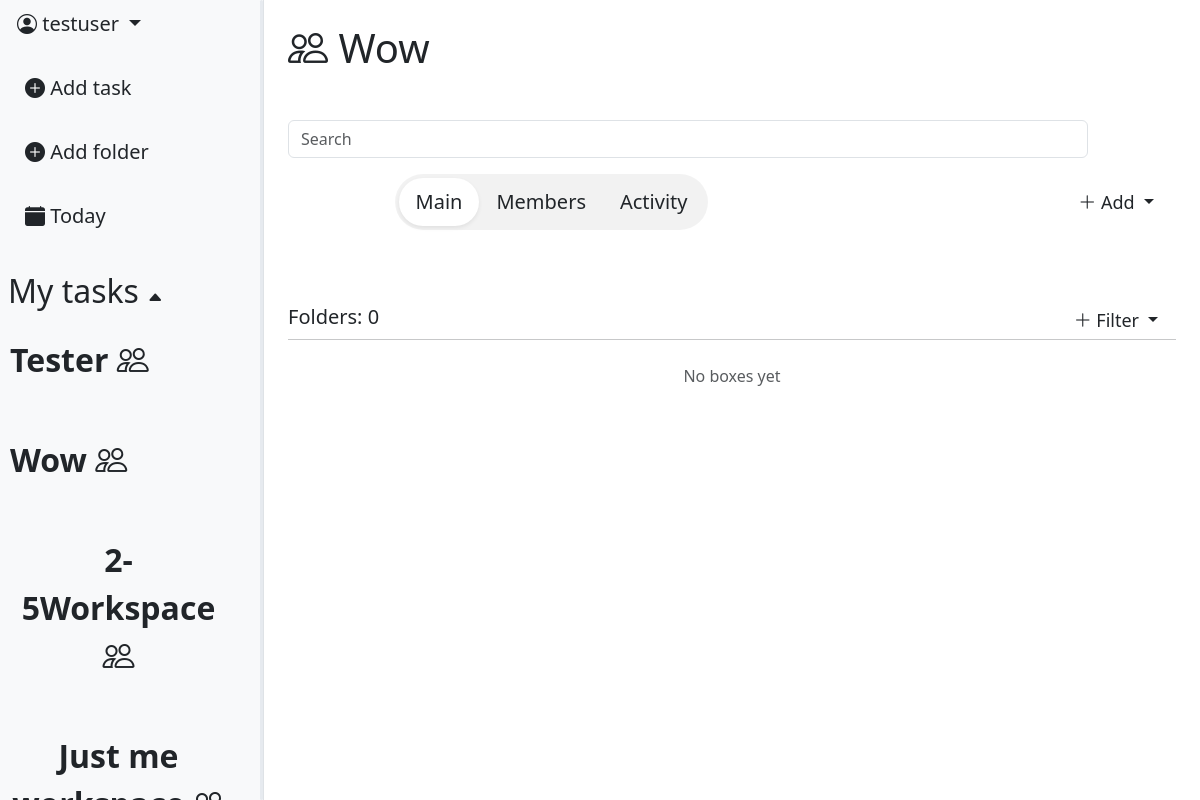
/workspace/10/ (signed in), run on an earlier commit of the app's database.
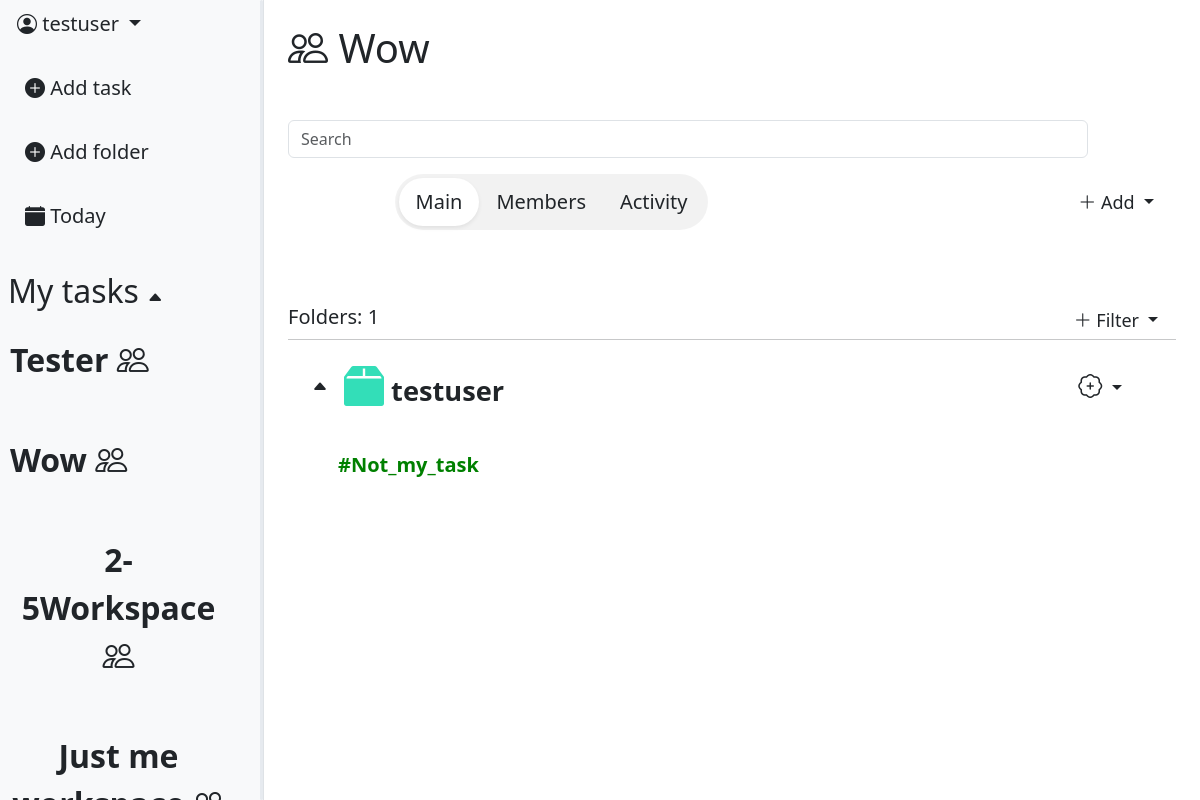
And on a later commit of the database.
### task_app/models.py (models this page shows, shortened)
class Workspace(models.Model):
    INVITE_PERMISSION = [
        ("owner_only", "Only owner"),
        ("owner_admin", "Owner & Admin"),
                ]
    WORKSPACE_SPACE = [
        ("one", "Just me"),
        ("two_five", "Group (2-5)"),
        ("six_fifteen", "Team (6-15)"),
    ]
    SPACE_LIMITS = {
        "one": 1,
        "two_five": 5,
        "six_fifteen": 15,
    }
    name = models.CharField(max_length=64)
    invite_role = models.CharField(max_length=16,
                                choices=INVITE_PERMISSION,
                                default='owner_admin')
    workspace_space = models.CharField(max_length=16, choices=WORKSPACE_SPACE, default='one')
    icon = models.ImageField(null=True, blank=True)
    created_at = models.DateTimeField(auto_now_add=True)
    owner = models.ForeignKey(User,
                            on_delete=models.CASCADE,
                            related_name='workspace_creator')

class Box(models.Model):
    COLOR_VARIATION_BOX = [
        ("#123F73", "🔵Deep ocean"),
        ("#D2A1FE", "🟣Violet"),
        ("#33DEB8", "🟢Aquamarine"),
        ("#6D020E", "🔴Red wine"),
        ("#FCF6A7", "🟡Sand"),
        ("#774C06", "🟤Terracotta"),
        ("#000000", "⚫Black"),
    ]
    workspace = models.ForeignKey(Workspace, on_delete=models.CASCADE)
    name = models.CharField(max_length=24)
    color = models.CharField(max_length=32, choices=COLOR_VARIATION_BOX, default="#123F73")
    created_at = models.DateTimeField(auto_now_add=True)
    creator = models.ForeignKey(User, on_delete=models.CASCADE)

class Folder(models.Model):
    COLOR_VARIATION = [
        ("#77acc7", "🔵Air blue"),
        ("#9966cc", "🟣Amethust"),
        ("#008000", "🟢Apple Green"),
        ("#ff033e", "🔴Red rose"),
        ("#ffe135", "🟡Banana yellow"),
        ("#ff6500", "🟠Sunset"),
        ("#000000", "⚫Black"),
    ]
    color = models.CharField(max_length=30, choices=COLOR_VARIATION, default="#77acc7")
    name = models.CharField(max_length=16)
    box = models.ForeignKey(Box, null=True, blank=True, on_delete=models.CASCADE, default=None, related_name='folders')
    created_at = models.DateTimeField(auto_now_add=True)
    creator = models.ForeignKey(User, on_delete=models.CASCADE)
    workspace = models.ForeignKey(Workspace, on_delete=models.CASCADE, null=True, blank=True, default=None)

### workspace_app/views.py (the view, shortened to what this page needs)
# urls.py: path('workspace/<int:pk>/', views.WorkspaceDetailView.as_view(), name="workspace_detail"),
class WorkspaceDetailView(LoginRequiredMixin, DetailView):
    model = Workspace
    context_object_name = "workspace"
    template_name = "workspace/workspace_detail.html"
    def get_queryset(self):
        return Workspace.objects.filter(
            members__member=self.request.user,
            members__is_active=True
        )
    def get_context_data(self, **kwargs):
        context = super().get_context_data(**kwargs)
        context['tab'] = self.request.GET.get('tab', 'main')
        context['boxes'] = Box.objects.filter(
            workspace=self.object
        ).prefetch_related('folders')
        context['members'] = WorkspaceMember.objects.filter(
            workspace=self.object,
            is_active=True
        ).select_related('member').annotate(
            role_order=Case(
                When(role='owner', then=0),
                When(role='admin', then=1),
                When(role='member', then=2),
                default=3,
                output_field=IntegerField()
            )
        ).order_by('role_order')
        context['folders'] = Folder.objects.filter(
            creator=self.request.user,
            box__isnull=True
        )
        context['workspaces'] = Workspace.objects.filter(
            members__member=self.request.user,
            members__is_active=True
        )
        context['user_role'] = WorkspaceMember.objects.get(
            workspace=self.object,
            member=self.request.user
        ).role
        context["box_form"] = BoxForm()
        context["folders_count"] = Folder.objects.filter(workspace=self.object).count()
        context['task_form'] = TaskForm()
        context['folder_form'] = FolderForm()
        boxes_data = []
        for box in context['boxes']:
            boxes_data.append({
                'id': box.pk,
                'name': box.name,
                'folders': [
                    {'id': f.pk, 'name': f.name}
                    for f in box.folders.all()
                ]
            })
        context['boxes_json'] = json.dumps(boxes_data)
        if context['tab'] == 'logs':
                if context['user_role'] != 'owner':
                    raise Http404
        return context

### workspace_app/forms.py
class BoxForm(forms.ModelForm):
    class Meta:
        model = Box
        fields = ["name", "color"]
    def __init__(self, *args, **kwargs):
        super(BoxForm, self).__init__(*args, **kwargs)
        self.fields['name'].widget.attrs.update({
            "class": "form-control noborder-input content-input",
            "placeholder" : "Name"
        })
        self.fields['color'].widget.attrs.update({
            "class": "form-control transparent-input",
            "placeholder" : "Color"
        })

### task_app/forms.py
class TaskForm(forms.ModelForm):
    class Meta:
        model = Task
        fields = ["title", "description", "priority", "due_date", "folder", "workspace"]
        widgets = {
            'due_date': forms.TextInput(attrs={
            'class': 'form-control minimalist-date-picker',
            'placeholder': 'Select Due date',
            'autocomplete': 'off'
            })
        }
    def __init__(self, *args, **kwargs):
        current_folder = kwargs.pop('current_folder', None)
        super(TaskForm, self).__init__(*args, **kwargs)
        if current_folder:
            self.fields['folder'].initial = current_folder
        self.fields['title'].widget.attrs.update({
            "class": "form-control noborder-input title-input",
            "placeholder" : "Title"
        })
        self.fields['description'].widget.attrs.update({
            "class": "form-control noborder-input content-input",
            "placeholder" : "Content"
        })
        self.fields['priority'].widget.attrs.update({
            "class": "form-control transparent-input",
            "placeholder" : "Priority"
        })

### templates/workspace/workspace_detail.html (shortened to what this page needs)
{% extends 'base.html' %}
{% load static %}
{% load custom_tags %}
{% block content %}
    <div class="d-flex">
        {% include 'includes/leftbar.html' %}
        <div class="p-4" style="flex: 1 1 0; min-width: 0;">
            <h1><i class="bi bi-people"></i> {{workspace.name}}</h1>
            <br>
            <div class="mb-3 mt-3" style="max-width: 800px; max-height: 200px;">
                <input type="text" class="form-control" placeholder="Search">
            </div>
            <div class="d-flex align-items-center" style="margin-left: 12%;">
                <div class="d-inline-flex p-1 rounded-pill"
                    style="background: rgba(0, 0, 0, 0.05); {% if user_role == 'member' %}width: fit-content{% endif %}">
                    <a href="?tab=main"
                        class="btn btn-lg rounded-pill px-3 {% if tab == 'main' %}bg-white shadow-sm{% endif %}">
                        Main
                    </a>
                    {% if user_role == 'owner' or user_role == 'admin' %}
                    <a href="?tab=members"
                        class="btn btn-lg rounded-pill px-3 {% if tab == 'members' %}bg-white shadow-sm{% endif %}">
                        Members
                    </a>
                    {% endif %}
                    <a href="?tab=activity"
                        class="btn btn-lg rounded-pill px-3 {% if tab == 'activity' %}bg-white shadow-sm{% endif %}">
                        Activity
                    </a>
                </div>
                <div class="ms-auto">
                    {% if user_role == 'owner' or user_role == 'admin' %}
                        <div class="dropdown">
                            <button class="btn btn-sm dropdown-toggle custom_priorety_select_menu_lg"
                                type="button" data-bs-toggle="dropdown">
                                <i class="bi bi-plus-lg"></i> Add
                            </button>
                        </div>
                    {% elif user_role == 'member' %}
                        <button class="btn" data-bs-toggle="modal" data-bs-target="#AddBoxModal">
                            <i class="bi bi-plus-lg"></i> Add box
                        </button>
                    {% endif %}
                </div>
            </div>
            <br><br>
            {% if tab == 'main' %}
                {% include 'workspace/main_tab.html' %}
            {% elif tab == 'members' and user_role in 'owner admin' %}
                {% include 'workspace/members_tab.html' %}
            {% elif tab == 'logs' and user_role == 'owner' %}
                {% include 'workspace/logs_tab.html' %}
            {% elif tab == 'activity' %}
                {% include 'workspace/activity_tab.html' %}
            {% endif %}
        </div>
    </div>
{% endblock %}

### templates/base.html (shortened to what this page needs)
<!DOCTYPE html>
<html lang="en">
<head>
    <link href="https://cdn.jsdelivr.net/npm/bootstrap@5.3.0/dist/css/bootstrap.min.css" rel="stylesheet">
    <link rel="stylesheet" href="https://cdn.jsdelivr.net/npm/bootstrap-icons@1.11.0/font/bootstrap-icons.css">
    <link rel="stylesheet" href="https://cdn.jsdelivr.net/npm/simplebar@latest/dist/simplebar.css">
    <link rel="stylesheet" href="https://cdn.jsdelivr.net/npm/flatpickr/dist/flatpickr.min.css">
    {% load static %}
    <link rel="stylesheet" href="{% static 'css/modal_style.css'%}">
</head>
<body>
    {% block content %}
    {% endblock %}
</body>
</html>

### templates/includes/leftbar.html (shortened to what this page needs)
<div id="leftbar" class="bg-light border-end d-flex flex-column" style="width: 22%; height: 100vh; position: relative; overflow: hidden;">
    <div class="flex-shrink-0">
        <div class="dropdown-center mb-3">
            <button class="btn btn-lg dropdown-toggle" type="button" data-bs-toggle="dropdown" aria-expanded="false">
                <i class="bi bi-person-circle"></i>  {{ user.username }}
            </button>
        </div>
        <div class="d-flex flex-column align-items-start gap-3 ps-2">
            <a class="btn btn-lg"
                data-bs-toggle="modal"
                data-bs-target="#TaskModal"
                data-workspace-id="{{ workspace.pk }}">
                <i class="bi bi-plus-circle-fill"></i> Add task
            </a>
            <a class="btn btn-lg"
                data-bs-toggle="modal"
                data-bs-target="#FolderModal"
                data-workspace-id="{{ workspace.pk }}">
                <i class="bi bi-plus-circle-fill"></i> Add folder
            </a>
            <a class="btn btn-lg" href="{% url 'tasks:task_list' %}">
                <i class="bi bi-calendar-fill"></i> Today
            </a>
        </div>
    </div>
    <br>
    <div class="ps-2 mt-2">
        <h2 id="folders-toggle" style="cursor: pointer; user-select: none;">
            My tasks <span id="folders-arrow" class="bi bi-caret-up-fill" style="font-size: 16px;"></span>
        </h2>
    </div>
    <div id="workspace_list" style="flex: 1 1 0; min-height: 0; overflow-y: auto; overflow-x: hidden; margin-right: 10px;">
        <div class="d-flex flex-column align-items-start gap-3 ps-0">
            {% for workspace in workspaces %}
                <div class="folder-row d-flex align-items-center justify-content-between p-2 rounded">
                    <a
                    href="{% url 'workspace:workspace_detail' workspace.pk %}"
                    class="btn btn-lg ps-0"
                    style="font-size: 32px; font-weight: 600;"
                    >
                    {{ workspace.name }}  <i class="bi bi-people"></i>
                    </a>
                </div>
            {% endfor %}
        </div>
    </div>
    <div id="leftbar-resizer"
        style="position: absolute;
            top: 0;right: 0; width: 3.5px; height: 100%;cursor: col-resize;
            z-index: 100;">
    </div>
</div>

### templates/workspace/main_tab.html (shortened to what this page needs)
<br>
<div class="d-flex align-items-center">
    <h5>Folders: {{ folders_count }}</h5>
    <div class="ms-auto">
       <div class="dropdown">
            <button class="btn btn-sm dropdown-toggle custom_priorety_select_menu_lg"
                type="button" data-bs-toggle="dropdown">
                <i class="bi bi-plus-lg"></i> Filter
            </button>
        </div>
    </div>
</div>
<hr class="m-0">
<div style="max-height: 500px; overflow-y: auto; overflow-x: hidden; padding-bottom: 140px;">
    {% for box in boxes %}
        <div class="d-flex align-items-center p-3" style="cursor: pointer; user-select: none;" onclick="toggleBox({{ box.pk }})">
            <i id="box-arrow-{{ box.pk }}" class="bi bi-caret-up-fill ms-2"></i>
            <p class="ms-3 mb-0" style="font-size: 1.7rem; font-weight: bold;">
                <i class="bi bi-box2-fill" style="font-size: 2.5rem; color: {{ box.color }};"></i>
                {{ box.name }}
            </p>
            <div class="dropdown ms-auto" onclick="event.stopPropagation()">
                <button class="btn btn-sm dropdown-toggle custom_priorety_select_menu_lg"
                    type="button" data-bs-toggle="dropdown">
                    <i class="bi bi-patch-plus" style="font-size: 1.5rem;"></i>
                </button>
            </div>
        </div>
        <div id="box-folder-{{ box.pk }}" class="ps-4 pb-2" style="overflow: hidden; transition: 0.3s;">
            {% for folder in box.folders.all %}
                <div class="folder-row d-flex align-items-center justify-content-between p-2 rounded">
                    <a
                        href="{% url 'workspace:folder-detail' pk=box.workspace.pk folder_id=folder.pk %}"
                        class="btn btn-lg"
                        style="color: {{ folder.color }}; font-weight: bold;"
                        >
                        #{{ folder.name }}
                    </a>
                </div>
            {% endfor%}
        </div>
    {% empty %}
        <p class="text-muted text-center mt-4">No boxes yet</p>
    {% endfor %}
</div>

### templates/workspace/modal_delete_box.html (shortened to what this page needs)
{% load static %}

### static/css/modal_style.css (style rules this page uses)
html, body { height: 100%; overflow: hidden; }
.folder-row { background-color: transparent; border-radius: 10px !important; border: 1px solid transparent; transition: all 0.2s ease-in-out; }
#leftbar-resizer { opacity: 0; transition: opacity 0.2s; background: #e6eaef; border-radius: 4px; }
.custom_priorety_select_menu_lg { font-size: 18px; border-radius: 12px; min-width: 120px; }

What changed in the data, as far as the page shows it:
added Box: name "testuser"
added Folder: name "Not_my_task"
Also different on the page:
{{ folders_count }}: "0" → "1"
text no longer shown: "No boxes yet"
